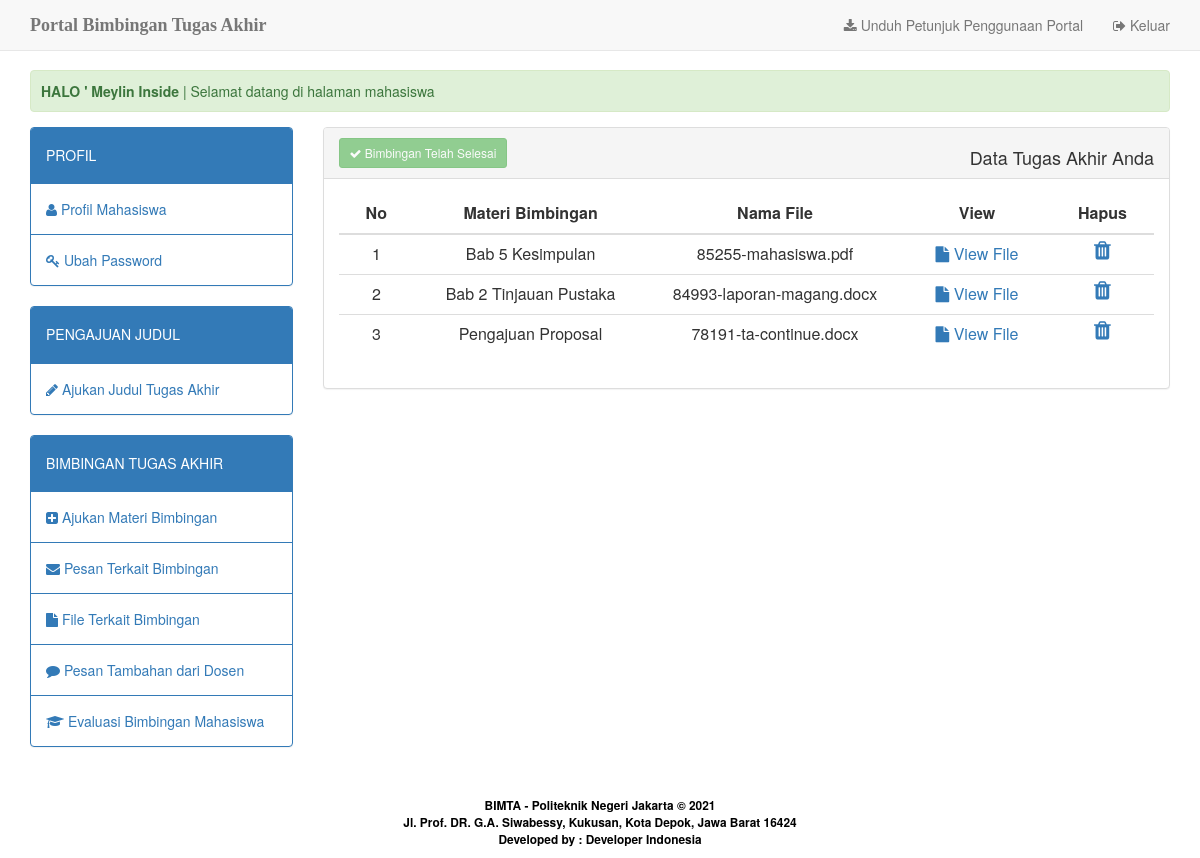
The app's page /home.php?apps=filemahasiswa (signed in) with its own data.
### tables this page shows
CREATE TABLE `mahasiswa` (
  `nim` int(11) NOT NULL,
  `nm_mhs` varchar(30) NOT NULL,
  `th_bimbingan` year(4) NOT NULL,
  `id_prodi` int(2) NOT NULL,
  `id_dosen` int(3) NOT NULL,
  `foto` varchar(30) NOT NULL DEFAULT 'default.jpg',
  `username` char(10) NOT NULL,
  `password` char(10) NOT NULL,
  `status_user` varchar(9) NOT NULL DEFAULT 'mahasiswa'
);

CREATE TABLE `file_mahasiswa` (
  `id_file` int(10) NOT NULL,
  `file` varchar(1000) NOT NULL,
  `type` varchar(20) NOT NULL,
  `size` int(10) NOT NULL,
  `mhs_pengirim` int(10) NOT NULL,
  `id_subject` int(10) NOT NULL
);

CREATE TABLE `subject` (
  `id_subject` int(10) NOT NULL,
  `subject` varchar(50) NOT NULL,
  `nim` int(10) NOT NULL,
  `status_bimbingan` varchar(20) NOT NULL,
  `tgl` datetime NOT NULL DEFAULT CURRENT_TIMESTAMP ON UPDATE CURRENT_TIMESTAMP
);

### apps/app_filemahasiswa/view.php (the view, shortened to what this page needs)
<div class="panel panel-default">
	<div class="panel-heading">
		<?php
			$stmt2 = $db_con->prepare("SELECT * FROM evaluasi where nim_mhs ='$_SESSION[user_session]'");
			$stmt2->execute();
			$check=$stmt2->rowCount();
			if($check != 1) {
		?>
		<a href="?apps=filemahasiswa&amp;act=add" class="btn btn-primary btn-sm"><i class="fa fa-plus-square"></i> Upload File Tugas Akhir</a>
		<span class="pull-right">
			<h4>Data Tugas Akhir Anda</h4>
	  	</span>
	  	<?php } else { ?>
	  	<a disabled class="btn btn-success btn-sm"><i class="fa fa-check"></i> Bimbingan Telah Selesai</a>
		<span class="pull-right">
			<h4>Data Tugas Akhir Anda</h4>
	  	</span>
	  	<?php } ?>
	</div>
	<div class="panel-body">
		<table class="table table-hover" id="tbl_mahasiswa">
			<thead>
	    		<tr>
	    			<th style="width: 2%"><div align="center">No</div></th>
	    			<th style="width: 7%"><div align="center">Materi Bimbingan</div></th>
	    			<th style="width: 7%"><div align="center">Nama File</div></th>
	    			<th style="width: 5%"><div align="center">View</div></th>
					<th style="width: 2%"><div align="center">Hapus</div></th>
	    		</tr>
	    	</thead>
	    	<tbody>
	    		<?php
	    			$stmt = $db_con->prepare("SELECT * FROM file_mahasiswa, subject where file_mahasiswa.id_subject=subject.id_subject && file_mahasiswa.mhs_pengirim='$_SESSION[user_session]' ORDER BY id_file DESC");
					$stmt->execute();
					$no=1;
					while($row=$stmt->fetch(PDO::FETCH_ASSOC)) {
				?>
					<tr>
						<td><div align="center"><?php echo $no; ?></div></td>
						<td><div align="center"><?php echo $row['subject']; ?></div></td>
						<td><div align="center"><?php echo $row['file']; ?></div></td>
						<td align="center"><a href="filemahasiswa/<?php echo $row['file'] ?>" target="_blank"><i class="fa fa-file"></i> View File</a></td>
						<td align="center"><a href="?apps=filemahasiswa&act=hapus&id=<?php echo $row['id_file']; ?>" onclick="return confirm('Yakin untuk menghapus file Anda?')" title="Delete">
							   <i class="fa fa-trash fa-lg" aria-hidden="true"></i>
						    </a></td>
						</tr>
				<?php
						$no++;
				 	}
				?>
	    	</tbody>
		</table>
	</div>
</div>

### home.php (shortened to what this page needs)
<?php
	include_once 'dbconfig.php';
	$stmt = $db_con->prepare("SELECT * FROM dosen WHERE id_dosen=:uid");
	$stmt->execute(array(":uid"=>$_SESSION['user_session']));
	$row=$stmt->fetch(PDO::FETCH_ASSOC);
	$stmt2 = $db_con->prepare("SELECT * FROM mahasiswa WHERE nim=:uid");
	$stmt2->execute(array(":uid"=>$_SESSION['user_session']));
	$row2=$stmt2->fetch(PDO::FETCH_ASSOC);
	$stmt3 = $db_con->prepare("SELECT * FROM admin_prodi WHERE id_admin=:uid");
	$stmt3->execute(array(":uid"=>$_SESSION['user_session']));
	$row3=$stmt3->fetch(PDO::FETCH_ASSOC);
	$stmt4 = $db_con->prepare("SELECT * FROM kaprodi WHERE id_kaprodi=:uid");
	$stmt4->execute(array(":uid"=>$_SESSION['user_session']));
	$row4=$stmt4->fetch(PDO::FETCH_ASSOC);
?>
<!DOCTYPE html>
<html lang="en">
<head>
  <link href="assets/css/bootstrap.min.css" rel="stylesheet">
  <link href="assets/css/style.css" rel="stylesheet">
  <link href="assets/css/font-awesome.css" rel="stylesheet">
  <link href="assets/css/datatables.min.css" rel="stylesheet">
</head>
<body>
  <nav class="navbar navbar-default navbar-fixed-top">
    <div class="container">
      <div class="navbar-header">
        <a class="navbar-brand" href="./"><b>Portal Bimbingan Tugas Akhir</b><span class="style4"></span></a>
      </div>
      <div id="navbar" class="navbar-collapse collapse">
        <ul class="nav navbar-nav navbar-right">
          <?php if ($_SESSION['user_level']=='mahasiswa') {
			        echo "<li><a download href=petunjuk/mahasiswa.pdf><span class=\"fa fa-download\"></span> Unduh Petunjuk Penggunaan Portal</a></li>";
			        }
					elseif ($_SESSION['user_level']=='dosen') {
			        echo "<li><a download href=petunjuk/dosen.pdf><span class=\"fa fa-download\"></span> Unduh Petunjuk Penggunaan Portal</a></li>";
			        }
					elseif ($_SESSION['user_level']=='kaprodi') {
			        echo "<li><a download href=petunjuk/kaprodi.pdf><span class=\"fa fa-download\"></span> Unduh Petunjuk Penggunaan Portal</a></li>";
			        }
					 ?>
          <li><a href="logout.php"><span class="fa fa-sign-out"></span> Keluar</a></li>
        </ul>
      </div>
    </div>
  </nav>
  <div class="body-container">
    <div class="container">
      <div class='alert alert-success'>
        <marquee>
          <strong>HALO ' <?php
					if ($_SESSION['user_level']=='dosen') {echo $row['nm_dosen'];}
					elseif ($_SESSION['user_level']=='mahasiswa') {echo $row2['nm_mhs'];}
					elseif ($_SESSION['user_level']=='admin') {echo $row3['nm_admin'];}
					elseif ($_SESSION['user_level']=='kaprodi') {echo $row4['nm_kaprodi'];}
				?></strong> | Selamat datang di halaman <?php
					if ($_SESSION['user_level']=='dosen') {echo "dosen pembimbing tugas akhir";}
					elseif ($_SESSION['user_level']=='mahasiswa') {echo "mahasiswa";}
					elseif ($_SESSION['user_level']=='admin') {echo "administrator";}
					elseif ($_SESSION['user_level']=='kaprodi') {echo "kepala prodi";}
				?>
        </marquee>
      </div>
      <div class="row">
        <div class="col-md-3">
          <?php include 'apps/menu.php'; ?>
        </div>
        <div class="col-md-9">
          <?php include 'apps/content.php'; ?>
        </div>
      </div>
    </div>
    <center>
      <p>&nbsp;</p>
      <p><small style="color: #fff"><span class="style3" style="font-weight: bold;">BIMTA - Politeknik Negeri
            Jakarta &copy; <?php echo date('Y');?></span><br>
          <strong><span class="style3"><span class="style3">Jl. Prof. DR. G.A. Siwabessy, Kukusan, Kota Depok,
                Jawa Barat 16424<br>
                Developed by : Developer Indonesia
              </span></strong></small> </p>
    </center>
  </div>
</body>
</html>

### assets/css/style.css (style rules this page uses)
body { background:#f1f9f9; }
.body-container { margin-top:70px; }
.navbar-brand { font-family:"Lucida Handwriting"; }

### home.php (style rules this page uses)
.style3 { color: #000000 }

### records on screen
mahasiswa: nm_mhs "Meylin Inside"
file_mahasiswa: id_subject.subject "Bab 5 Kesimpulan", file "85255-mahasiswa.pdf"
file_mahasiswa: id_subject.subject "Bab 2 Tinjauan Pustaka", file "84993-laporan-magang.docx"
file_mahasiswa: id_subject.subject "Pengajuan Proposal", file "78191-ta-continue.docx"
